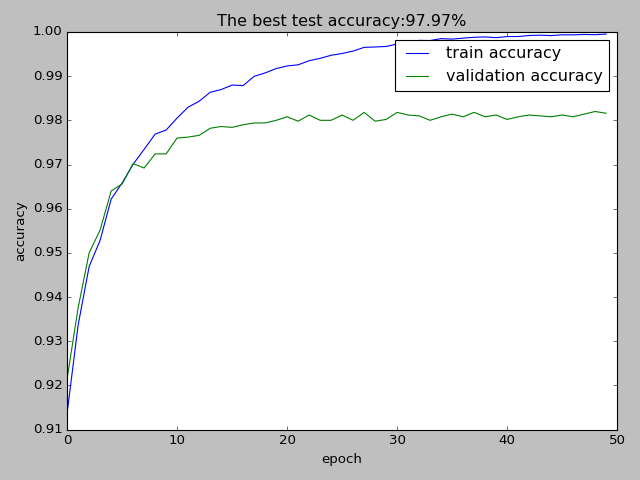

This figure's Python source:
#
# Copyright (c) 2018 Baidu.com, Inc. All Rights Reserved
#
"""
The simple multi layer perceptron algorithm.

Authors: zhaochaochao(zhaochaochao@baidu.com)
Date:    2018/10/28 16:40
"""
# System lib
import time

# 3rd-part lib
import tensorflow as tf
from tensorflow.examples.tutorials.mnist import input_data
import matplotlib.pyplot as plt
import numpy as np


class Network(object):
    """
    Main class to construct and train network.
    """

    def __init__(self, sizes, drop_keep_p, mini_batch):
        """The construct function of network.

        :param sizes: The width of every layer.
        :drop_keep_p: The training dropout probability of hidden layer.
        :param mini_batch: The mini batch.
        """
        self.drop_keep_p = tf.placeholder(tf.float32)
        self.training_drop_keep_p = drop_keep_p
        self.mini_batch = mini_batch

        # Initialize all params.
        self.params = dict()
        self.params['w'] = []
        self.params['b'] = []
        # Firstly, initialize the hidden layer params.
        for i in range(1, len(sizes) - 1):
            self.params['w'].append(tf.Variable(
                tf.truncated_normal([sizes[i - 1], sizes[i]],
                                    stddev=(1.0 / tf.sqrt(tf.cast(sizes[i],
                                                                  tf.float32)))
                                    )))
            self.params['b'].append(tf.Variable(
                tf.zeros([sizes[i]], dtype=tf.float32)
            ))
        # Secondly, initialize the softmax layer params.
        self.params['w'].append(tf.Variable(tf.zeros([sizes[-2], sizes[-1]],
                                                     dtype=tf.float32)))
        self.params['b'].append(tf.Variable(tf.zeros([sizes[-1]],
                                                     dtype=tf.float32)))

        print("self.params:")
        print(self.params)

        # Define the input and desired output. The input is a n * 784 vector.
        # The output is a n * 10 vector.
        self.x = tf.placeholder(tf.float32, [None, sizes[0]])
        self.y_ = tf.placeholder(tf.float32, [None, sizes[-1]])

        # Define the really output.
        # Firstly, define the every hidden layer output.
        output_pre_layer = self.x
        for i in range(1, len(sizes) - 1):
            output_pre_layer = tf.nn.relu(
                tf.matmul(output_pre_layer,
                          self.params['w'][i - 1]) + self.params['b'][i - 1])
            # Dropout.
            output_pre_layer = tf.nn.dropout(output_pre_layer,
                                             self.drop_keep_p)
        # Secondly, define the softmax layer output.
        self.y = tf.nn.softmax(tf.matmul(output_pre_layer, self.params['w'][
            -1]) + self.params['b'][-1])

        # Define the cost use cross entropy.
        self.cost = tf.reduce_mean(-tf.reduce_sum(self.y_ * tf.log(self.y),
                                                  reduction_indices=[1]))

    def SGD(self, training_data, eta, epoches, validation_data, test_data):
        """Training the network using stochastic gradient descent.

        :param training_data: The training data.
        :param eta: The learning rate.
        :param epoches: The epoch.
        :param test_data: The test data.
        :param validation_data: The validation data.
        :param test_data: The test data.
        """
        # Define the train step.
        train_step = tf.train.GradientDescentOptimizer(eta).minimize(self.cost)

        # Define the accuracy.
        correct_prediction = tf.equal(tf.argmax(self.y, axis=1), tf.argmax(
            self.y_, axis=1))
        accuracy = tf.reduce_mean(tf.cast(correct_prediction, tf.float32))

        # Initialize the tensor flow global params.
        tf.global_variables_initializer().run()

        # Calc the batches number of training, validation and test data.
        num_train_mini_batches = (int)(training_data.images.shape[0] / \
                                       self.mini_batch)
        num_validation_mini_batches = (int)(validation_data.images.shape[0]
                                            / \
                                            self.mini_batch)
        num_test_mini_batches = (int)(test_data.images.shape[0] / \
                                      self.mini_batch)

        print("num_train_mini_batches:")
        print(num_train_mini_batches)
        print("num_validation_mini_batches:")
        print(num_validation_mini_batches)
        print("num_test_mini_batches:")
        print(num_test_mini_batches)

        best_validation_accuracy = 0.0
        training_accuracys = []
        validation_accuracys = []
        for epoch in range(epoches):
            print("epoch {0} begin##########################".format(epoch))
            start_time = time.time()
            for i in range(num_train_mini_batches):
                batch_xs, batch_ys = training_data.next_batch(self.mini_batch)
                train_step.run({self.x: batch_xs,
                                self.y_: batch_ys,
                                self.drop_keep_p: self.training_drop_keep_p})

            # Calc the training accuracy.
            training_accuracy = accuracy.eval({self.x:
                                                   training_data.images,
                                               self.y_:
                                                   training_data.labels,
                                               self.drop_keep_p:
                                                   1.0})
            # Calc the validation accuracy.
            validation_accuracy = accuracy.eval({self.x:
                                                     validation_data.images,
                                                 self.y_:
                                                     validation_data.labels,
                                                 self.drop_keep_p:
                                                     1.0})
            training_accuracys.append(training_accuracy)
            validation_accuracys.append(validation_accuracy)
            time_cost = time.time() - start_time
            print("Epoch {0} use {1:.5} s, training_accuracy: {2:.2%}, "
                  "validation_accuracy: {3:.2%}".format(epoch,
                                                        time_cost,
                                                        training_accuracy,
                                                        validation_accuracy))
            if validation_accuracy > best_validation_accuracy:
                best_validation_accuracy = validation_accuracy
                # Calc the test accuracy.
                test_accuracy = accuracy.eval({self.x: test_data.images,
                                               self.y_: test_data.labels,
                                               self.drop_keep_p: 1.0})
                print("Get better validation_accuracy, test_accuracy:{"
                      "0:.2%}".format(test_accuracy))
        print("Training finished, the best validation accuracy: {0:.2%} with "
              "test accuracy: {1:.2%}".format(best_validation_accuracy,
                                              test_accuracy))
        return training_accuracys, validation_accuracys, test_accuracy


def plot_accuracy(training_accuracy, evaluation_accuracy, best_test_accuracy):
    """Plot the accuracy change of all epochs.

    Args:
        training_accuracy: The training accuracy list.
        evaluation_accuracy: The evaluation accuracy list.
        best_test_accuracy: The best test accuracy.
    """
    fig = plt.figure()
    ax = fig.add_subplot(111)
    x = np.arange(0, len(training_accuracy), 1)
    ax.plot(x, training_accuracy, label='train accuracy')
    ax.plot(x, evaluation_accuracy, label='validation accuracy')
    plt.xlabel("epoch")
    plt.ylabel("accuracy")
    plt.title("The best test accuracy:{0:.2%}".format(best_test_accuracy))
    plt.legend()
    plt.show()


def load_mnist_data():
    """Load mnist data.

    :return: mnist data.
    """
    mnist = input_data.read_data_sets("datas/MNIST_data/", one_hot=True)
    return mnist.train, mnist.validation, mnist.test


if __name__ == "__main__":
    training_data, validation_data, test_data = load_mnist_data()
    print("training_data images shape:")
    print(training_data.images.shape)
    print("training_data labels shape:")
    print(training_data.labels.shape)
    print("validation_data images shape:")
    print(validation_data.images.shape)
    print("validation_data labels shape:")
    print(validation_data.labels.shape)
    print("test_data images shape:")
    print(test_data.images.shape)
    print("test_data labels shape:")
    print(test_data.labels.shape)

    sess = tf.InteractiveSession()  # register default session.
    network = Network(sizes=[784, 300, 10], drop_keep_p=0.5, mini_batch=10)
    training_accuracys, validation_accuracys, test_accuracy = network.SGD(
        training_data=training_data,
        eta=0.01,
        epoches=50,
        validation_data=validation_data,
        test_data=test_data)
    plot_accuracy(training_accuracys, validation_accuracys, test_accuracy)
